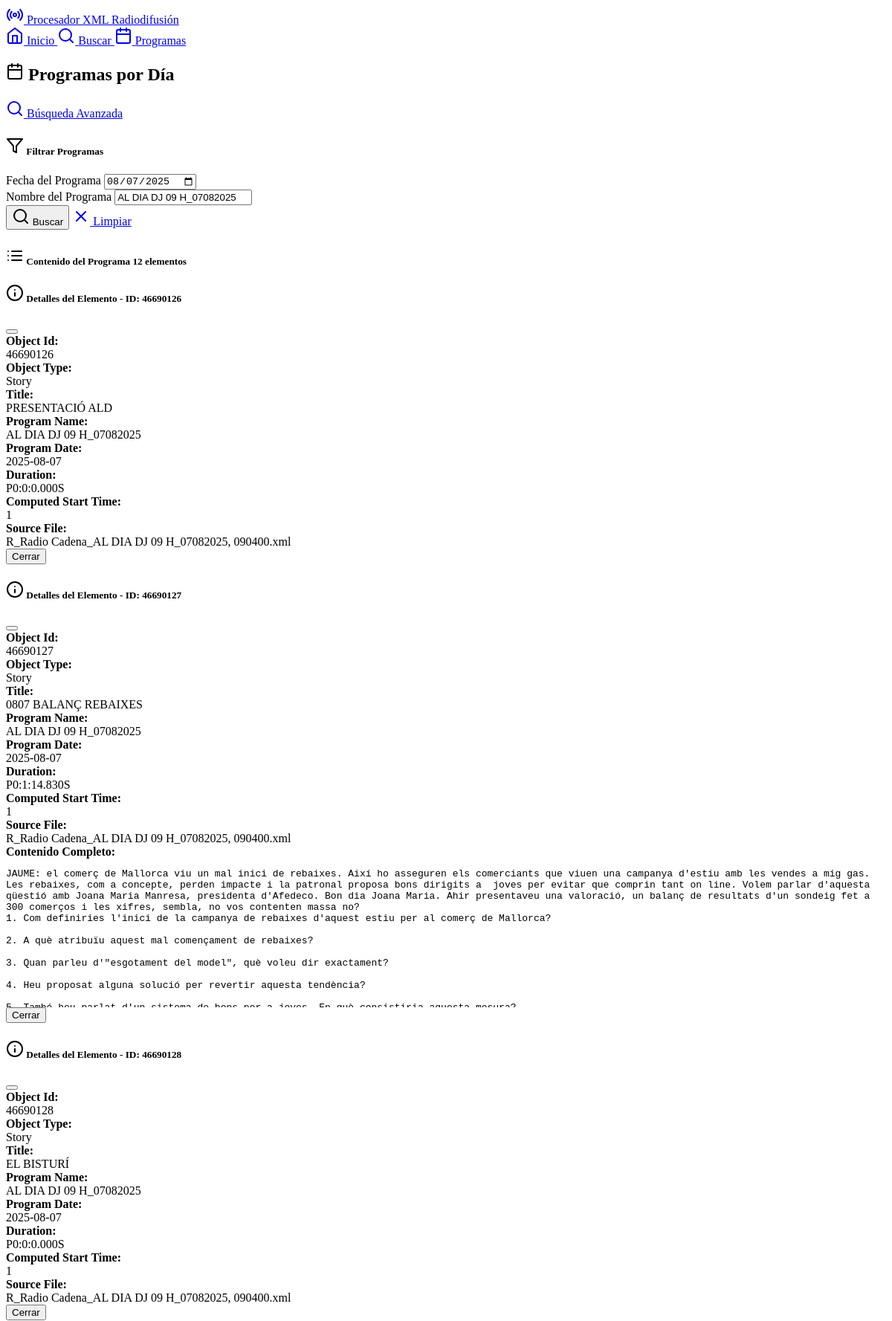
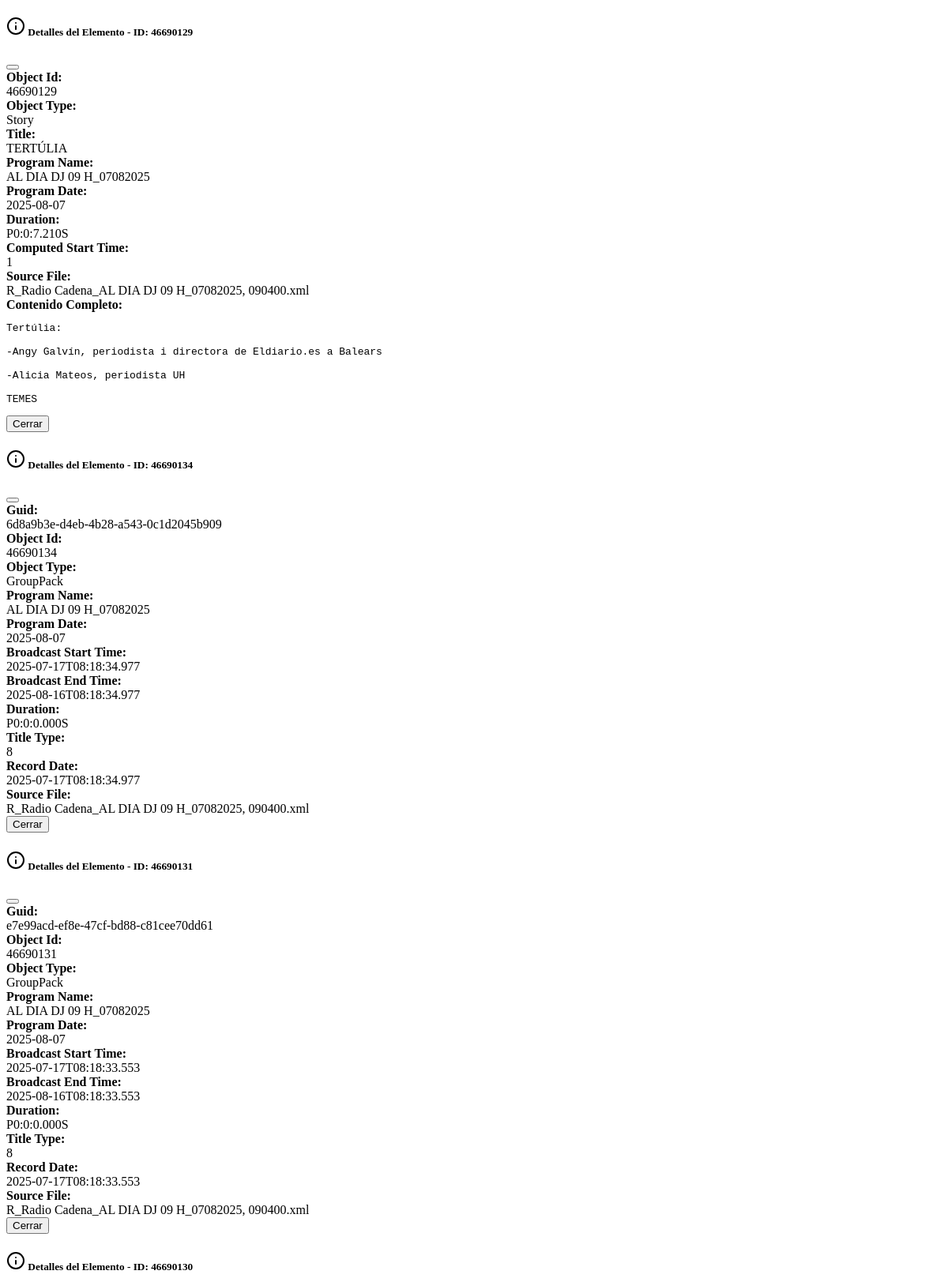
The page /programs?date=2025-08-07&program=AL+DIA+DJ+09+H_07082025 (upper part) on the database its author committed (2 pictures, top to bottom).
### models.py (models this page shows, shortened)
class XMLData(db.Model):
    __tablename__ = 'xml_data'
    id = db.Column(Integer, primary_key=True, autoincrement=True)
    guid = db.Column(Text)
    object_id = db.Column(Text)
    object_type = db.Column(Text)
    timestamp = db.Column(Text)
    broadcast_start_time = db.Column(Text)
    broadcast_end_time = db.Column(Text)
    duration = db.Column(Text)
    title = db.Column(Text)
    text_content = db.Column(Text)
    text_duration = db.Column(Text)
    text_timing = db.Column(Text)
    timegap_timing = db.Column(Text)
    clip_timing = db.Column(Text)
    title_status = db.Column(Text)
    title_type = db.Column(Text)
    site_name = db.Column(Text)
    site_version = db.Column(Text)
    export_path = db.Column(Text)
    planning_area = db.Column(Text)
    linked_story = db.Column(Text)
    language_cat = db.Column(Text)
    language_vo = db.Column(Text)
    language_esp = db.Column(Text)
    has_audio_track = db.Column(Text)
    fact_date = db.Column(Text)
    cms_publish_date = db.Column(Text)
    la_carta_publish_date = db.Column(Text)
    record_date = db.Column(Text)
    start_date = db.Column(Text)
    end_date = db.Column(Text)
    kill_date = db.Column(Text)
    comment = db.Column(Text)
    locator_type = db.Column(Text)
    locator_family = db.Column(Text)
    computed_start_time = db.Column(Text)
    planned_duration = db.Column(Text)
    calculated_duration = db.Column(Text)
    program_start_time = db.Column(Text)
    reporter = db.Column(Text)
    guest = db.Column(Text)
    contact = db.Column(Text)
    contact_phone = db.Column(Text)
    edi = db.Column(Text)
    lin = db.Column(Text)
    observations = db.Column(Text)
    item_code = db.Column(Text)
    program_name = db.Column(Text)
    program_date = db.Column(Text)
    source_file = db.Column(Text)
    created_at = db.Column(DateTime, default=datetime.utcnow)

### routes.py (the view)
@app.route('/programs')
def programs():
    programs_data = db.session.query(
        XMLData.program_name,
        XMLData.program_date,
        db.func.count(XMLData.id).label('story_count')
    ).filter(
        XMLData.program_name.isnot(None),
        XMLData.program_date.isnot(None)
    ).group_by(
        XMLData.program_name,
        XMLData.program_date
    ).order_by(
        XMLData.program_date.desc(),
        XMLData.program_name
    ).all()
    selected_date = request.args.get('date', '')
    selected_program = request.args.get('program', '')
    filtered_results = []
    if selected_date or selected_program:
        query = XMLData.query
        if selected_date:
            query = query.filter(XMLData.program_date == selected_date)
        if selected_program:
            query = query.filter(XMLData.program_name.contains(selected_program))
        filtered_results = query.limit(100).all()
    return render_template('programs.html',
                         programs_data=programs_data,
                         filtered_results=filtered_results,
                         selected_date=selected_date,
                         selected_program=selected_program)

### templates/programs.html (shortened to what this page needs)
{% extends "base.html" %}
{% block content %}
<div class="container mt-4">
    <div class="d-flex justify-content-between align-items-center mb-4">
        <h2>
            <i data-feather="calendar" class="me-2"></i>
            Programas por Día
        </h2>
        <a href="{{ url_for('search') }}" class="btn btn-outline-primary">
            <i data-feather="search" class="me-1"></i>
            Búsqueda Avanzada
        </a>
    </div>
    <div class="card mb-4">
        <div class="card-header">
            <h5 class="mb-0">
                <i data-feather="filter" class="me-1"></i>
                Filtrar Programas
            </h5>
        </div>
        <div class="card-body">
            <form method="GET" action="{{ url_for('programs') }}">
                <div class="row g-3">
                    <div class="col-md-6">
                        <label for="date" class="form-label">Fecha del Programa</label>
                        <input type="date" class="form-control" id="date" name="date"
                               value="{{ selected_date }}">
                    </div>
                    <div class="col-md-6">
                        <label for="program" class="form-label">Nombre del Programa</label>
                        <input type="text" class="form-control" id="program" name="program"
                               value="{{ selected_program }}" placeholder="ej. INFORMATIU MATI">
                    </div>
                </div>
                <div class="mt-3">
                    <button type="submit" class="btn btn-primary">
                        <i data-feather="search" class="me-1"></i>
                        Buscar
                    </button>
                    <a href="{{ url_for('programs') }}" class="btn btn-outline-secondary ms-2">
                        <i data-feather="x" class="me-1"></i>
                        Limpiar
                    </a>
                </div>
            </form>
        </div>
    </div>
    {% if filtered_results %}
    <div class="card">
        <div class="card-header d-flex justify-content-between align-items-center">
            <h5 class="mb-0">
                <i data-feather="list" class="me-2"></i>
                Contenido del Programa
                <span class="badge bg-primary ms-2">{{ filtered_results|length }} elementos</span>
            </h5>
        </div>
        <div class="table-responsive">
            <table class="table table-striped results-table mb-0">
                <tbody>
                    {% for result in filtered_results %}
                    <div class="modal fade" id="detailModal{{ result.id }}" tabindex="-1">
                        <div class="modal-dialog modal-lg">
                            <div class="modal-content">
                                <div class="modal-header">
                                    <h5 class="modal-title">
                                        <i data-feather="info"></i>
                                        Detalles del Elemento - ID: {{ result.object_id or result.id }}
                                    </h5>
                                    <button type="button" class="btn-close" data-bs-dismiss="modal"></button>
                                </div>
                                <div class="modal-body">
                                    <div class="row g-3">
                                        {% for field in ['guid', 'object_id', 'object_type', 'title', 'program_name', 'program_date', 'broadcast_start_time', 'broadcast_end_time', 'duration', 'computed_start_time', 'planned_duration', 'calculated_duration', 'reporter', 'guest', 'contact', 'contact_phone', 'edi', 'lin', 'observations', 'item_code', 'title_type', 'record_date', 'source_file'] %}
                                            {% set value = result[field] if result[field] else 'N/A' %}
                                            {% if value != 'N/A' %}
                                            <div class="col-md-6">
                                                <strong>{{ field.replace('_', ' ').title() }}:</strong>
                                                <div class="text-muted small">{{ value }}</div>
                                            </div>
                                            {% endif %}
                                        {% endfor %}
                                    </div>
                                    {% if result.text_content %}
                                        <div class="mt-4">
                                            <strong>Contenido Completo:</strong>
                                            <div class="bg-dark border p-3 rounded mt-2" style="max-height: 200px; overflow-y: auto; color: var(--bs-light);">
                                                <pre class="mb-0" style="white-space: pre-wrap; color: inherit;">{{ result.text_content }}</pre>
                                            </div>
                                        </div>
                                    {% endif %}
                                </div>
                                <div class="modal-footer">
                                    <button type="button" class="btn btn-secondary" data-bs-dismiss="modal">Cerrar</button>
                                </div>
                            </div>
                        </div>
                    </div>
                    {% endfor %}
                </tbody>
            </table>
        </div>
    </div>
    {% endif %}
</div>
{% endblock %}

### templates/base.html (shortened to what this page needs)
<!DOCTYPE html>
<html lang="es" data-bs-theme="dark">
<head>
    <link href="https://cdn.replit.com/agent/bootstrap-agent-dark-theme.min.css" rel="stylesheet">
</head>
<body>
    <nav class="navbar navbar-expand-lg navbar-dark bg-dark mb-4">
        <div class="container">
            <a class="navbar-brand" href="{{ url_for('index') }}">
                <i data-feather="radio" class="me-2"></i>
                Procesador XML Radiodifusión
            </a>
            <div class="navbar-nav ms-auto">
                <a class="nav-link" href="{{ url_for('index') }}">
                    <i data-feather="home" class="me-1"></i>
                    Inicio
                </a>
                <a class="nav-link" href="{{ url_for('search') }}">
                    <i data-feather="search" class="me-1"></i>
                    Buscar
                </a>
                <a class="nav-link" href="{{ url_for('programs') }}">
                    <i data-feather="calendar" class="me-1"></i>
                    Programas
                </a>
            </div>
        </div>
    </nav>
    <main class="container">
        {% block content %}{% endblock %}
    </main>
</body>
</html>

### templates/base.html (style rules this page uses)
.results-table { font-size: 0.875rem; }

### rows shown on the page
XMLData: object "46690126", replace "Object Id" "Object Type" "Title" "Program Name" "Program Date" "Duration" "Computed Start Time" "Source File", calcula "46690126" "Story" "PRESENTACIÓ ALD" "AL DIA DJ 09 H_07082025" "2025-08-07" "P0:0:0.000S" "1" "R_Radio Cadena_AL DIA DJ 09 H_07082025, 090400.xml"
XMLData: object "46690127", replace "Object Id" "Object Type" "Title" "Program Name" "Program Date" "Duration" "Computed Start Time" "Source File", calcula "46690127" "Story" "0807 BALANÇ REBAIXES" "AL DIA DJ 09 H_07082025" "2025-08-07" "P0:1:14.830S" "1" "R_Radio Cadena_AL DIA DJ 09 H_07082025, 090400.xml", text_content "JAUME: el comerç de Mallorca viu un mal inici de rebaixes. Així ho asseguren els comerciants que viuen una campanya d'estiu amb les vendes a mig gas. Les rebaixes, com a concepte, perden impacte i la patronal proposa bons dirigits a joves per evitar que comprin tant on line. Volem parlar d'aquesta qüestió amb Joana Maria Manresa, presidenta d'Afedeco. Bon dia Joana Maria. Ahir presentaveu una valoració, un balanç de resultats d'un sondeig fet a 300 comerços i les xifres, sembla, no vos contenten massa no? 1. Com definiries l'inici de la campanya de rebaixes d'aquest estiu per al comerç de Mallorca? 2. A què atribuïu aquest mal començament de rebaixes? 3. Quan parleu d'\"esgotament del…"
XMLData: object "46690128", replace "Object Id" "Object Type" "Title" "Program Name" "Program Date" "Duration" "Computed Start Time" "Source File", calcula "46690128" "Story" "EL BISTURÍ" "AL DIA DJ 09 H_07082025" "2025-08-07" "P0:0:0.000S" "1" "R_Radio Cadena_AL DIA DJ 09 H_07082025, 090400.xml"
XMLData: object "46690129", replace "Object Id" "Object Type" "Title" "Program Name" "Program Date" "Duration" "Computed Start Time" "Source File", calcula "46690129" "Story" "TERTÚLIA" "AL DIA DJ 09 H_07082025" "2025-08-07" "P0:0:7.210S" "1" "R_Radio Cadena_AL DIA DJ 09 H_07082025, 090400.xml", text_content "Tertúlia: -Angy Galvín, periodista i directora de Eldiario.es a Balears -Alicia Mateos, periodista UH TEMES"
XMLData: object "46690134", replace "Guid" "Object Id" "Object Type" "Program Name" "Program Date" "Broadcast Start Time" "Broadcast End Time" "Duration" "Title Type" "Record Date" "Source File", calcula "6d8a9b3e-d4eb-4b28-a543-0c1d2045b909" "46690134" "GroupPack" "AL DIA DJ 09 H_07082025" "2025-08-07" "2025-07-17T08:18:34.977" "2025-08-16T08:18:34.977" "P0:0:0.000S" "8" "2025-07-17T08:18:34.977" "R_Radio Cadena_AL DIA DJ 09 H_07082025, 090400.xml"
XMLData: object "46690131", replace "Guid" "Object Id" "Object Type" "Program Name" "Program Date" "Broadcast Start Time" "Broadcast End Time" "Duration" "Title Type" "Record Date" "Source File", calcula "e7e99acd-ef8e-47cf-bd88-c81cee70dd61" "46690131" "GroupPack" "AL DIA DJ 09 H_07082025" "2025-08-07" "2025-07-17T08:18:33.553" "2025-08-16T08:18:33.553" "P0:0:0.000S" "8" "2025-07-17T08:18:33.553" "R_Radio Cadena_AL DIA DJ 09 H_07082025, 090400.xml"
XMLData: object "46690130"

### other values the page prints
{{ filtered_results|length }} "12"
